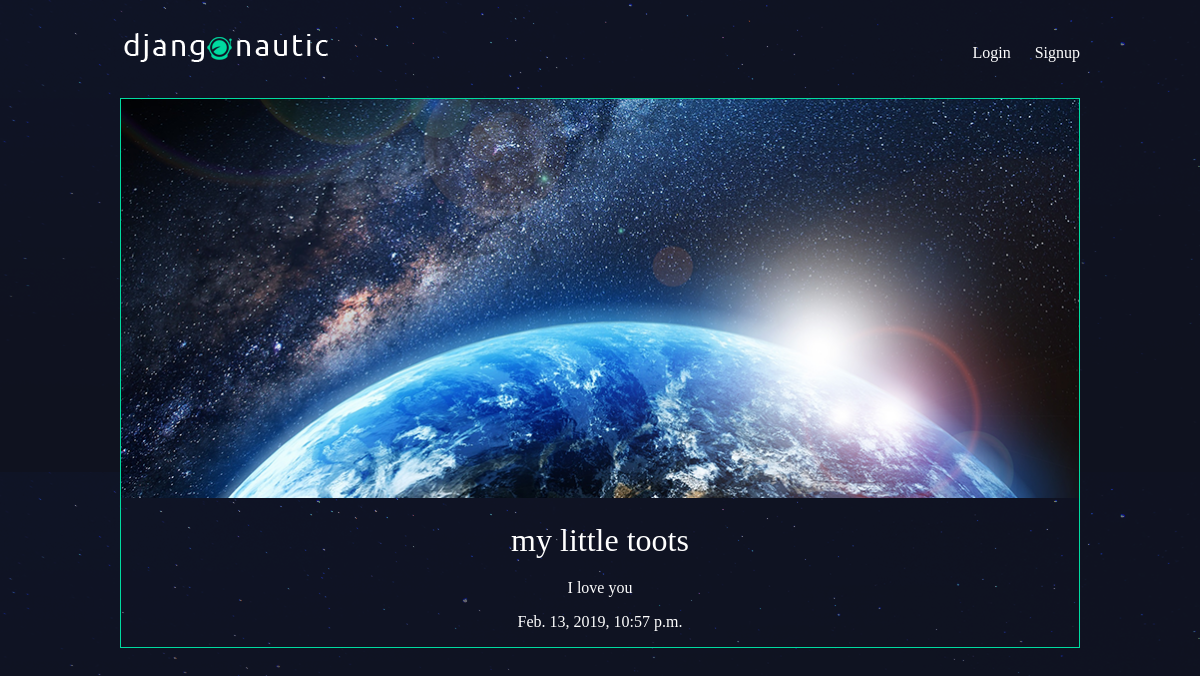
Page /articles/my-little-toots/ on the committed database.
### articles/models.py (models this page shows, shortened)
class Article(models.Model):
    title = models.CharField(max_length=100)
    slug = models.SlugField()
    body = models.TextField()
    date = models.DateTimeField(auto_now_add = True)
    thumb = models.ImageField(default='default.png', blank=True)
    author = models.ForeignKey(User, default=None, on_delete=models.DO_NOTHING)

### articles/views.py (the view)
# urls.py: url(r'^(?P<slug>[\w-]+)/$', views.article_detail, name="detail"),
def article_detail(request, slug):
    article = Article.objects.get(slug=slug)
    return render(request, 'articles/article_detail.html', {'article' : article})

### articles/templates/articles/article_detail.html
{% extends 'base_layout.html' %}
{% block content %}
<div class="article_detail">
    <div class="article">
        <img src="{{ article.thumb.url }}" >
        <h2>{{ article.title }}</h2>
        <p>{{ article.body }}</p>
        <p>{{ article.date }}</p>
    </div>
</div>
{% endblock %}

### assets/styles.css (style rules this page uses)
body { background-color: #0f121f; background-image: url(stars.png); background-repeat-y: no-repeat; color: #fff; }
body * { font-family: Ubuntu; }
h1, h2, h3, h4, h5 { font-weight: normal; margin: 0; }
.article { padding: 10px; border: 1px solid #00dba0; position: relative; padding-bottom: 40px; }
.article h2 { font-size: 1.2em; }
.article_detail .article { padding: 0; }
.article_detail .article img { max-width: 100%; }
.article_detail .article h2 { text-align: center; margin: 20px auto; font-size: 2em; }
.article_detail .article p { text-align: center; }

### rows in the picture
Article: thumb (picture), title "my little toots", body "I love you", date "Feb. 13, 2019, 10:57 p.m."
